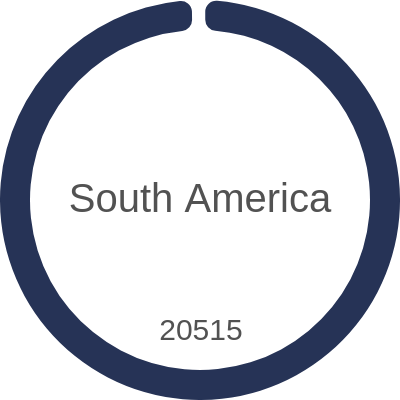

Write the Vega-Lite specification saved for this chart.
### Vega specification from a JSON file in a GitHub repository (floating-point values rounded to 4 significant figures)
{"$schema": "https://vega.github.io/schema/vega/v5.json", "description": "A basic donut chart example.", "width": 200, "height": 200, "autosize": "none", "signals": [{"name": "startAngle", "value": 0}, {"name": "endAngle", "value": 6.29}, {"name": "padAngle", "value": 0.04}, {"name": "innerRadius", "value": 85}, {"name": "cornerRadius", "value": 5.5}, {"name": "sort", "value": false}, {"name": "selected", "value": "", "on": [{"events": "mouseover", "update": "datum"}]}], "data": [{"name": "table", "values": [{"id": 1, "field": 20515}, {"id": 2, "field": 0}, {"id": 3, "field": 71}], "transform": [{"type": "pie", "field": "field", "startAngle": {"signal": "startAngle"}, "endAngle": {"signal": "endAngle"}, "sort": {"signal": "sort"}}]}, {"name": "fieldSum", "source": "table", "transform": [{"type": "aggregate", "fields": ["id"], "ops": ["sum"], "as": ["sum"]}]}], "scales": [{"name": "color", "type": "ordinal", "domain": {"data": "table", "field": "id"}, "range": ["#263356", "#c0471c", "#865a33"]}], "marks": [{"type": "arc", "from": {"data": "table"}, "encode": {"enter": {"fill": {"scale": "color", "field": "id"}, "x": {"signal": "width / 2"}, "y": {"signal": "height / 2"}}, "update": {"startAngle": {"field": "startAngle"}, "endAngle": {"field": "endAngle"}, "padAngle": {"signal": "padAngle"}, "innerRadius": {"signal": "innerRadius"}, "outerRadius": {"signal": "width / 2"}, "cornerRadius": {"signal": "cornerRadius"}}}}, {"type": "text", "encode": {"enter": {"fill": {"value": "#525252"}, "text": {"value": ""}}, "update": {"opacity": {"value": 1}, "x": {"signal": "width / 2"}, "y": {"signal": "height / 2"}, "align": {"value": "center"}, "baseline": {"value": "middle"}, "fontSize": {"value": 20}, "text": {"value": "South America"}}}}, {"name": "mark_id", "type": "text", "from": {"data": "table"}, "encode": {"enter": {"text": {"signal": "if(datum['endAngle'] - datum['startAngle'] < 0.3, '', format(datum['field']/1, ''))"}, "x": {"signal": "if(width >= height, height, width) / 2"}, "y": {"signal": "if(width >= height, height, width) / 2"}, "radius": {"signal": "if(selected && selected.id == datum.id, if(width >= height, height, width) / 2 * 1.05 * 0.65, if(width >= height, height, width) / 2 * 0.65)"}, "theta": {"signal": "(datum['startAngle'] + datum['endAngle'])/2"}, "fill": {"value": "scales"}, "fontSize": {"value": 15}, "align": {"value": "center"}, "baseline": {"value": "middle"}}}}]}
